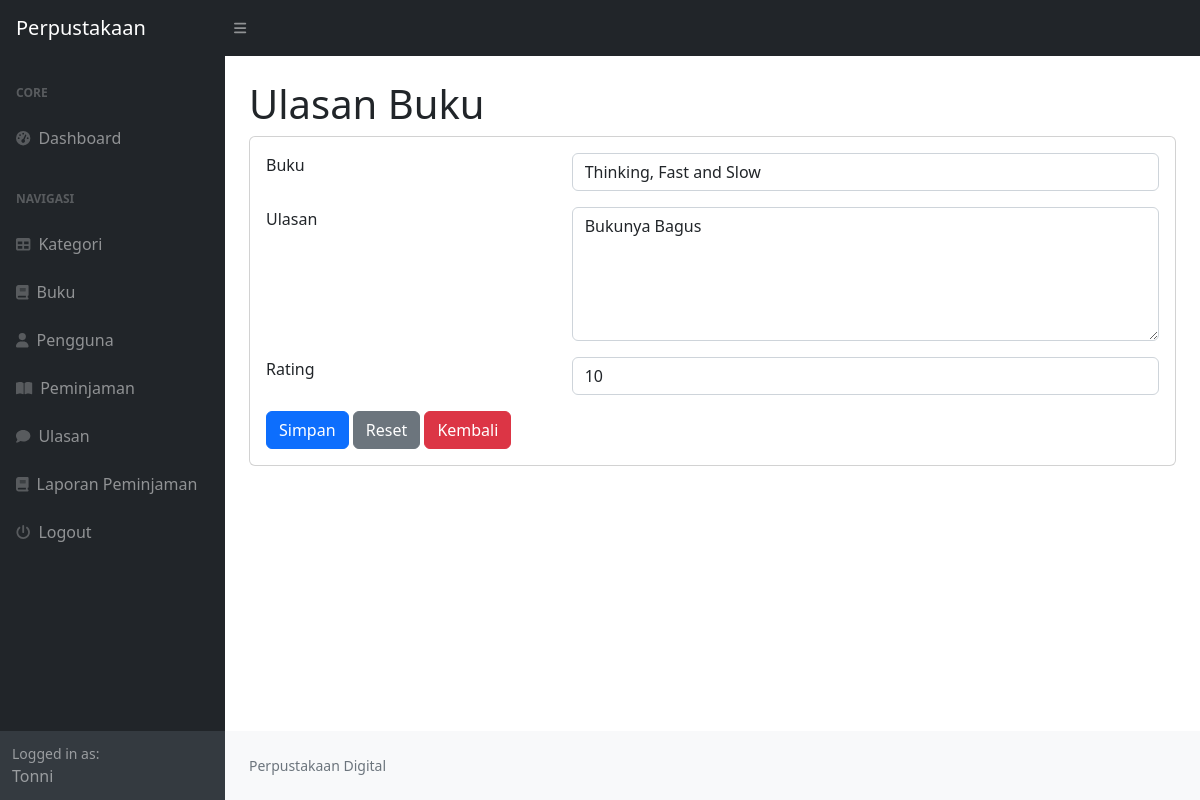
Before: /index.php?page=ulasan_ubah&&id=1 (signed in) with the older database file.
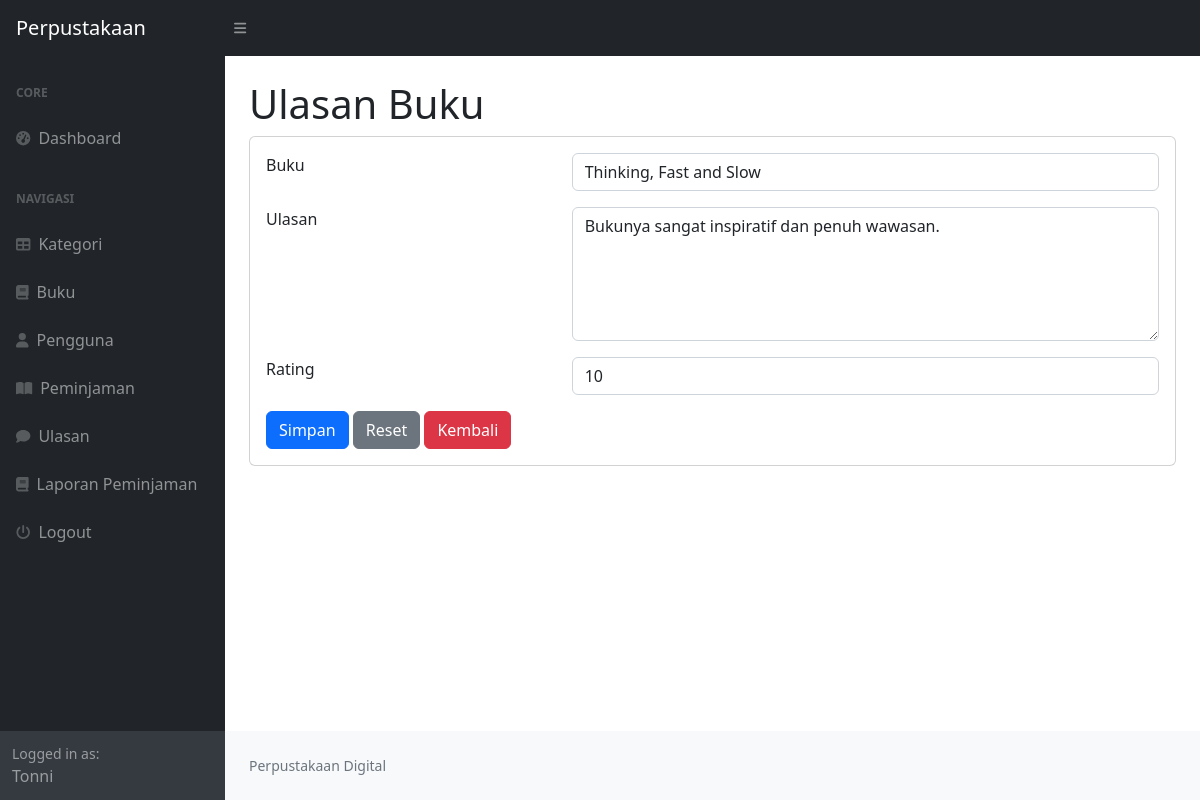
After: the same page with the newer database file.
### tables this page shows
CREATE TABLE `ulasan` (
  `id_ulasan` int NOT NULL,
  `id_user` int DEFAULT NULL,
  `id_buku` int DEFAULT NULL,
  `ulasan` text,
  `rating` int DEFAULT NULL
);

CREATE TABLE `buku` (
  `id_buku` int NOT NULL,
  `id_kategori` int DEFAULT NULL,
  `judul` varchar(255) DEFAULT NULL,
  `penulis` varchar(255) DEFAULT NULL,
  `penerbit` varchar(255) DEFAULT NULL,
  `tahun_terbit` varchar(255) DEFAULT NULL,
  `deskripsi` text
);

### ulasan_ubah.php (the view, shortened to what this page needs)
<h1 class="mt-4"> Ulasan Buku</h1>
<div class="card">
    <div class="card-body">
    <div class="row">
    <div class="col-md-12">
        <form method="post">
            <?php
            $id = $_GET['id'];
            $query = mysqli_query($koneksi, "SELECT * FROM ulasan WHERE id_ulasan=$id");
            $data = mysqli_fetch_array($query);
            ?>
            <div class="row mb-3">
                <div class="col-md-4">Buku</div>
                <div class="col-md-8">
                    <select name="id_buku" class="form-control">
                        <?php
                            $buk = mysqli_query($koneksi,'SELECT * FROM buku');
                            while($buku = mysqli_fetch_array($buk)){
                                ?>
                                <option <?php if($data['id_buku'] == $buku['id_buku']) echo 'selected'; ?> value="<?php echo $buku['id_buku'];?>"><?php echo $buku['judul'];?></option>
                                <?php
                            }
                        ?>
                    </select>
                </div>
            </div>
            <div class="row mb-3">
                <div class="col-md-4">Ulasan</div>
                <div class="col-md-8">
                    <textarea name="ulasan" rows="5" class="form-control"><?php echo $data['ulasan']; ?></textarea>
                </div>
            </div>
            <div class="row mb-3">
                <div class="col-md-4">Rating</div>
                <div class="col-md-8">
                    <select name="rating" class="form-control">
                        <?php
                            for($i = 1; $i<=10; $i++){
                                ?>
                                    <option <?php if($data['rating'] == $i) echo 'selected'; ?>><?php echo $i; ?></option>
                                <?php
                            }
                        ?>
                    </select>
                </div>
            </div>
            <div class="row">
                <div class="cold-md-8">
                    <button type="submit" class="btn btn-primary" name="submit" value="submit">Simpan</button>
                    <button type="reset" class="btn btn-secondary">Reset</button>
                    <a href="?page-ulasan" class="btn btn-danger">Kembali</a>
                </div>
            </div>
        </form>
    </div>
    </div>
</div>
</div>

Changed rows visible on the page:
changed ulasan "Thinking, Fast and Slow": ulasan "Bukunya Bagus" → "Bukunya sangat inspiratif dan penuh wawasan."
